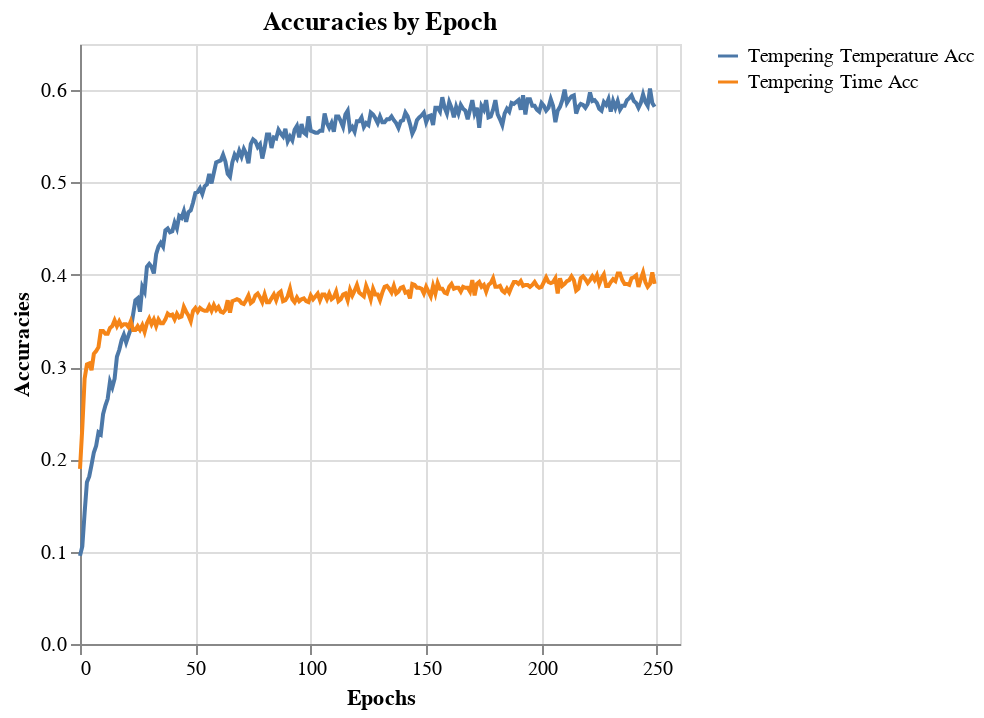

The notebook cell saved with this chart:
### Code cell
chart_loss = alt.Chart(df_acc).mark_line().encode(
    alt.X('index').title('Epochs'),
    alt.Y(alt.repeat('layer'), type='quantitative').\
        title('Accuracies'),
    color = alt.datum(alt.repeat('layer'))
).repeat(
    layer = ['Tempering Temperature Acc', 'Tempering Time Acc']
).properties(title="Accuracies by Epoch")
chart_loss.save(f"{images_path}/DNN_acc.png")
chart_loss

### Figure 1 — Vega-Lite specification as saved in the notebook (floating-point values rounded to 4 significant figures; data arrays with more than 128 entries replaced by an {"elided": "..."} marker saying what was removed)
{"config": {"view": {"continuousWidth": 300, "continuousHeight": 300}}, "repeat": {"layer": ["Tempering Temperature Acc", "Tempering Time Acc"]}, "spec": {"data": {"name": "data-204c98a0ec2173dcedec70741e12fbd6"}, "mark": {"type": "line"}, "encoding": {"color": {"datum": {"repeat": "layer"}}, "x": {"field": "index", "title": "Epochs", "type": "quantitative"}, "y": {"field": {"repeat": "layer"}, "title": "Accuracies", "type": "quantitative"}}}, "title": "Accuracies by Epoch", "$schema": "https://vega.github.io/schema/vega-lite/v5.20.1.json", "datasets": {"data-204c98a0ec2173dcedec70741e12fbd6": {"elided": "250 records"}}}
